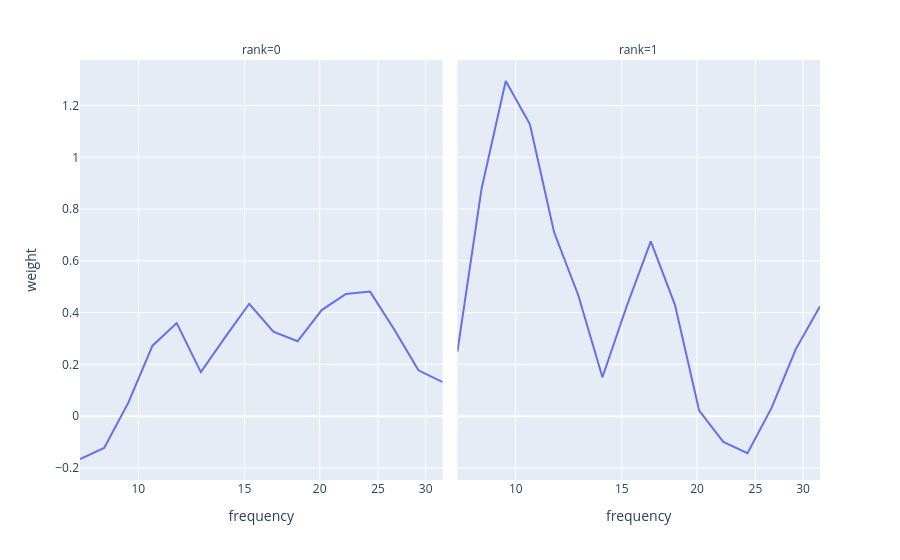

The code cell stored with this chart in its notebook:
### Code cell
df = pd.DataFrame(tl.to_numpy(hoda.aps_[1]))
df['frequency'] = np.geomspace(8,32,16)
df = df.melt(id_vars=['frequency'], var_name='rank', value_name='weight')
px.line(df, x='frequency', y='weight', facet_col='rank', facet_col_wrap=4, log_x=True)

### Figure 1 — Plotly figure (JSON) as saved in the notebook; plotly's stock layout.template omitted (floating-point values rounded to 4 significant figures)
{"data": [{"hovertemplate": "rank=0<br>frequency=%{x}<br>weight=%{y}<extra></extra>", "legendgroup": "", "line": {"color": "#636efa", "dash": "solid"}, "marker": {"symbol": "circle"}, "mode": "lines", "name": "", "orientation": "v", "showlegend": false, "type": "scatter", "x": [8.0, 8.775, 9.624, 10.56, 11.58, 12.7, 13.93, 15.28, 16.76, 18.38, 20.16, 22.11, 24.25, 26.6, 29.18, 32.0], "xaxis": "x", "y": [-0.1656, -0.123, 0.0522, 0.2722, 0.3596, 0.1701, 0.3041, 0.4342, 0.3261, 0.2893, 0.4099, 0.4718, 0.4811, 0.3345, 0.1769, 0.1314], "yaxis": "y"}, {"hovertemplate": "rank=1<br>frequency=%{x}<br>weight=%{y}<extra></extra>", "legendgroup": "", "line": {"color": "#636efa", "dash": "solid"}, "marker": {"symbol": "circle"}, "mode": "lines", "name": "", "orientation": "v", "showlegend": false, "type": "scatter", "x": [8.0, 8.775, 9.624, 10.56, 11.58, 12.7, 13.93, 15.28, 16.76, 18.38, 20.16, 22.11, 24.25, 26.6, 29.18, 32.0], "xaxis": "x2", "y": [0.249, 0.8788, 1.295, 1.127, 0.7104, 0.4671, 0.1501, 0.4237, 0.6755, 0.4301, 0.02148, -0.09976, -0.1433, 0.03295, 0.2589, 0.4243], "yaxis": "y2"}], "layout": {"annotations": [{"font": {}, "showarrow": false, "text": "rank=0", "x": 0.245, "xanchor": "center", "xref": "paper", "y": 1, "yanchor": "bottom", "yref": "paper"}, {"font": {}, "showarrow": false, "text": "rank=1", "x": 0.755, "xanchor": "center", "xref": "paper", "y": 1, "yanchor": "bottom", "yref": "paper"}], "legend": {"tracegroupgap": 0}, "margin": {"t": 60}, "xaxis": {"anchor": "y", "domain": [0, 0.49], "title": {"text": "frequency"}, "type": "log"}, "xaxis2": {"anchor": "y2", "domain": [0.51, 1], "matches": "x", "title": {"text": "frequency"}, "type": "log"}, "yaxis": {"anchor": "x", "domain": [0, 1], "title": {"text": "weight"}}, "yaxis2": {"anchor": "x2", "domain": [0, 1], "matches": "y", "showticklabels": false}}}
